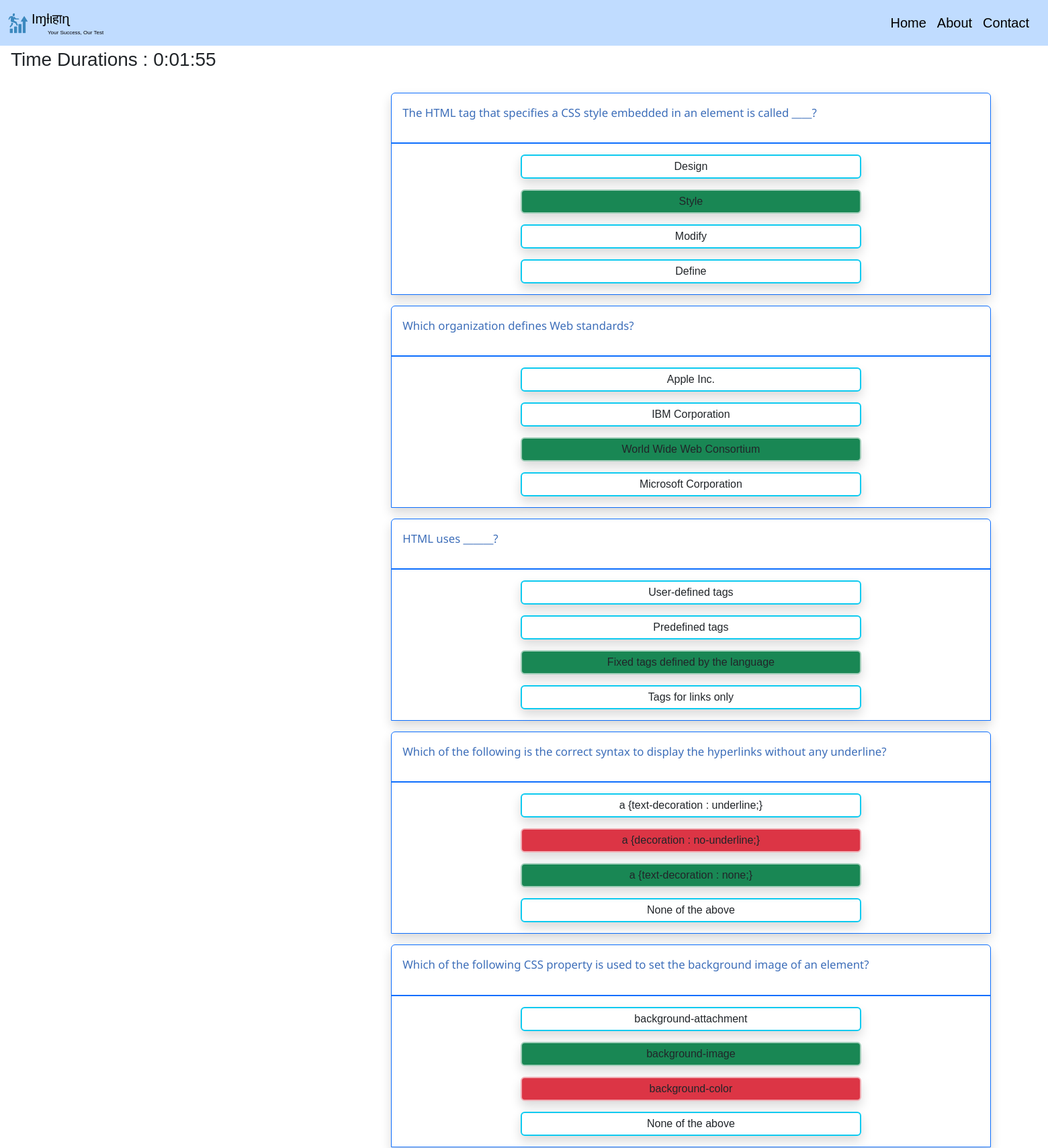
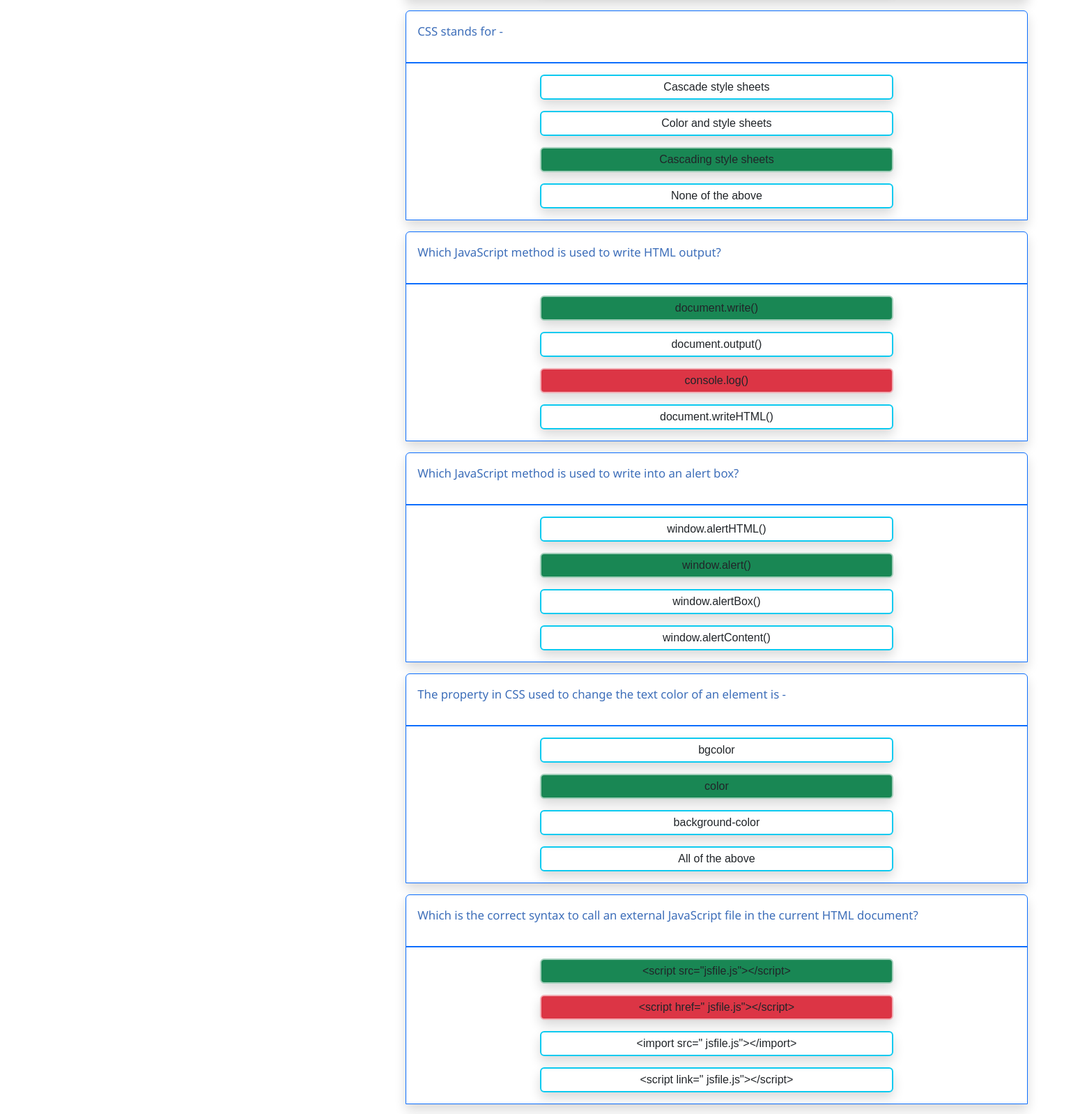
Screenshot of /resulthistory/2/ (signed in, upper part) with the database file from the repository (2 pictures, top to bottom).
### ots_app/models.py (models this page shows)
class Result(models.Model):
    resultid=models.BigAutoField(primary_key=True,auto_created=True)
    username=models.ForeignKey(Candidate,on_delete=models.CASCADE)
    title=models.CharField(max_length=20)
    date=models.DateField(auto_now=True)
    time=models.TimeField(auto_now=True)
    right=models.IntegerField()
    time_durations=models.CharField(max_length=50)
    wrong=models.IntegerField()
    points=models.FloatField()
    user_answer_option=models.TextField()

class Question(models.Model):
    Qid=models.BigAutoField(primary_key=True,auto_created=True)
    title=models.CharField(max_length=255)
    Question=models.TextField()
    img=models.ImageField(upload_to='Image',blank=True)
    option_a=models.CharField(max_length=255)
    option_b=models.CharField(max_length=255)
    option_c=models.CharField(max_length=255)
    option_d=models.CharField(max_length=255)
    answer=models.CharField(max_length=255)
    explanation=models.TextField(null=True)

### ots_app/views.py (the view)
# urls.py: path('resulthistory/<int:id1>/',oa.ShowResultHistory,name='result-history'),
    def ShowResultHistory(self,request,id1):
        if 'name' not in request.session.keys():
            return HttpResponseRedirect('login',request)
        res=Result.objects.get(resultid=id1)
        if request.session['username']==res.username.username:
            user_answer_option=res.user_answer_option
            user_answer_option=user_answer_option.strip('[]')
            user_answer_option=user_answer_option.split(',')
            temp=[]
            for i in user_answer_option:
                i=i.strip(" ").strip("'")
                temp.append(i)
            user_answer_option=temp
            Questions=[]
            time_durations=res.time_durations
            for t in user_answer_option:
                t=t.split("-")
                t[0]=t[0]
                t[1]=int(t[1])
                temp_dict={}
                temp_dict['border_color_a']='info'
                temp_dict['background_color_a']='bg-transparent'
                temp_dict['border_color_b']='info'
                temp_dict['background_color_b']='bg-transparent'
                temp_dict['border_color_c']='info'
                temp_dict['background_color_c']='bg-transparent'
                temp_dict['border_color_d']='info'
                temp_dict['background_color_d']='bg-transparent'
                q_obj=Question.objects.get(Qid=t[1])
                temp_dict['Question']=q_obj.Question
                answer=q_obj.answer
                temp_dict['option_a']=q_obj.option_a
                temp_dict['option_b']=q_obj.option_b
                temp_dict['option_c']=q_obj.option_c
                temp_dict['option_d']=q_obj.option_d
                if t[0]=='a':
                    temp_dict['border_color_a']='danger-subtle'
                    temp_dict['background_color_a']='bg-danger'
                elif t[0]=='b':
                    temp_dict['border_color_b']='danger-subtle'
                    temp_dict['background_color_b']='bg-danger'
                elif t[0]=='c':
                    temp_dict['border_color_c']='danger-subtle'
                    temp_dict['background_color_c']='bg-danger'
                else:
                    temp_dict['border_color_d']='danger-subtle'
                    temp_dict['background_color_d']='bg-danger'
                if answer==q_obj.option_a:
                    temp_dict['border_color_a']='success-subtle'
                    temp_dict['background_color_a']='bg-success'
                elif answer==q_obj.option_b:
                    temp_dict['border_color_b']='success-subtle'
                    temp_dict['background_color_b']='bg-success'
                elif answer==q_obj.option_c:
                    temp_dict['border_color_c']='success-subtle'
                    temp_dict['background_color_c']='bg-success'
                elif answer==q_obj.option_d:
                    temp_dict['border_color_d']='success-subtle'
                    temp_dict['background_color_d']='bg-success'
                temp_dict['explanation']=q_obj.explanation
                Questions.append(temp_dict)
            return render(request,'result_history.html',{'title':'result_history','Questions':Questions,'time_durations':time_durations})
        else:
            return HttpResponseRedirect('home',request)

### ots_app/templates/result_history.html (shortened to what this page needs)
{% extends 'base.html' %}
{% block content %}
<div class=" mt-5 ">
    {% if Questions %}
    <h3 class="m-3 pt-4">
        Time Durations : {{time_durations}}
    </h3>
    {% endif %}
    <div class="container ps-3">
        <div class="row size text-center  ">
            <center>
                {% for question in Questions %}
                <div class="col-sm-6 themed-grid-col border border-primary border-1 mt-3 shadow rounded-top">
                    <div class="border-bottom border-primary border-2">
                        <pre class="m-3" style="display: flex;">
                            <code style="text-align: start;display: flex;">
                                <p style="font-family: 'Noto Sans', sans-serif;font-size:larger;color:#3d6eb9">{{question.Question}}</p>
                            </code>
                        </pre>
                    </div>
                    <div>
                        <p class="m-3 pt-1 pb-1 border border-2 shadow rounded border-{{question.border_color_a}} {{question.background_color_a}}" style="width:57%;">
                            {{ question.option_a }}
                        </p>
                        <p class="m-3 pt-1 pb-1 border border-2  shadow rounded border-{{question.border_color_b}} {{question.background_color_b}}" style="width:57%;">
                            {{ question.option_b }}
                        </p>
                        <p class="m-3 pt-1 pb-1 border border-2 shadow  rounded border-{{question.border_color_c}} {{question.background_color_c}}" style="width:57%;">
                            {{ question.option_c }}
                        </p>
                        <p class="m-3 pt-1 pb-1 border border-2 shadow  rounded border-{{question.border_color_d}} {{question.background_color_d}}" style="width:57%;">
                            {{ question.option_d }}
                        </p>
                    </div>
                </div>
                {% endfor %}
            </center>
        </div>
    </div>
{% endblock %}

### ots_app/static/enroll/css/logins_style.css (style rules this page uses)
@media screen and (min-device-width: 576px) and (max-device-width: 978px) { .size { width: 140%; } }

### ots_app/static/enroll/css/notification_style.css (style rules this page uses)
* { margin: 0; padding: 0; font-family: 'Poppins',sans-serif; box-sizing: border-box; }

### rows the page displays
Result: time_durations "0:01:55"
Question: Question "The HTML tag that specifies a CSS style embedded in an element is called ____?", option_a "Design", option_b "Style", option_c "Modify", option_d "Define"
Question: Question "Which organization defines Web standards?", option_a "Apple Inc.", option_b "IBM Corporation", option_c "World Wide Web Consortium", option_d "Microsoft Corporation"
Question: Question "HTML uses ______?", option_a "User-defined tags", option_b "Predefined tags", option_c "Fixed tags defined by the language", option_d "Tags for links only"
Question: Question "Which of the following is the correct syntax to display the hyperlinks without any underline?", option_a "a {text-decoration : underline;}", option_b "a {decoration : no-underline;}", option_c "a {text-decoration : none;}", option_d "None of the above"
Question: Question "Which of the following CSS property is used to set the background image of an element?", option_a "background-attachment", option_b "background-image", option_c "background-color", option_d "None of the above"
Question: Question "CSS stands for -", option_a "Cascade style sheets", option_b "Color and style sheets", option_c "Cascading style sheets", option_d "None of the above"
Question: Question "Which JavaScript method is used to write HTML output?", option_a "document.write()", option_b "document.output()", option_c "console.log()", option_d "document.writeHTML()"
Question: Question "Which JavaScript method is used to write into an alert box?", option_a "window.alertHTML()", option_b "window.alert()", option_c "window.alertBox()", option_d "window.alertContent()"
Question: Question "The property in CSS used to change the text color of an element is -", option_a "bgcolor", option_b "color", option_c "background-color", option_d "All of the above"
Question: Question "Which is the correct syntax to call an external JavaScript file in the current HTML document?", option_a "<script src=\"jsfile.js\"></script>", option_b "<script href=\" jsfile.js\"></script>", option_c "<import src=\" jsfile.js\"></import>", option_d "<script link=\" jsfile.js\"></script>"
